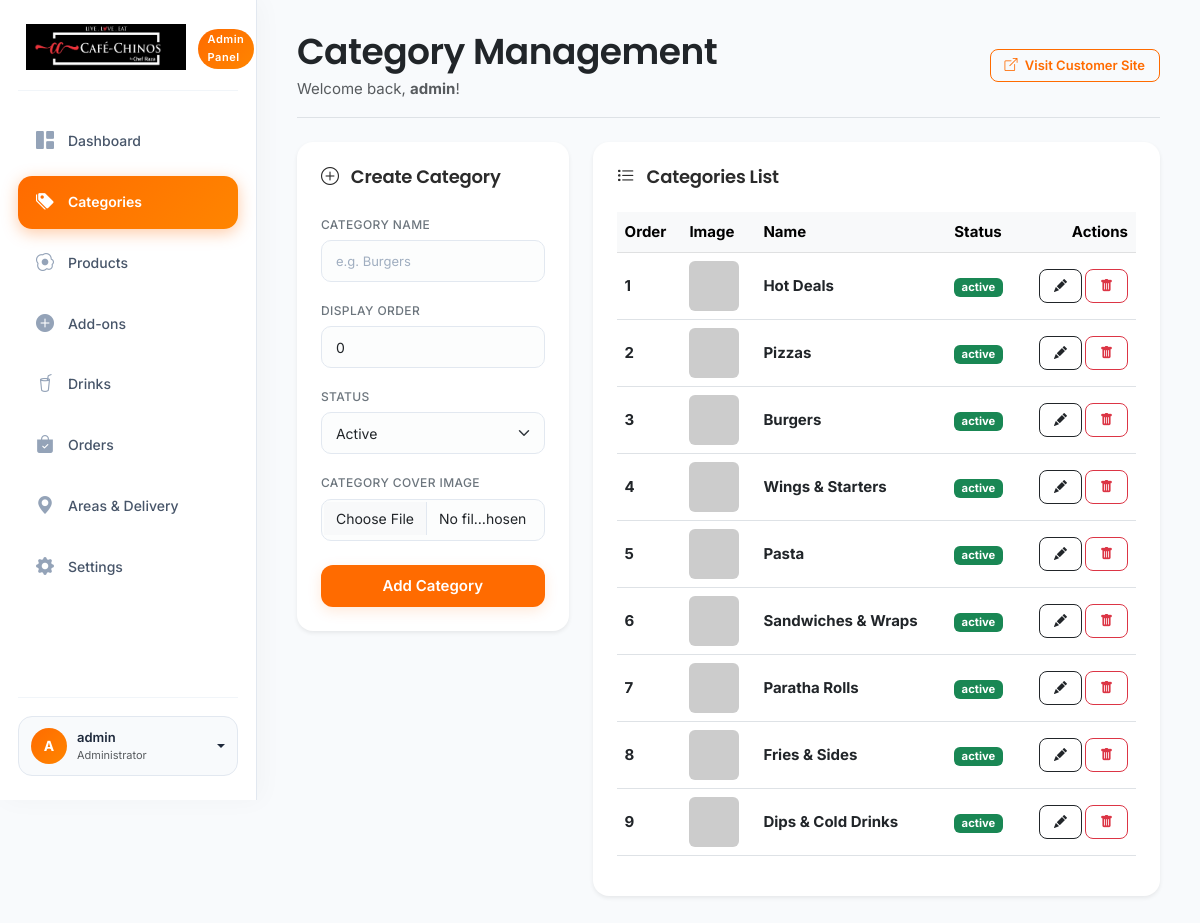
Before: /admin/categories.php (signed in) with the older database file.
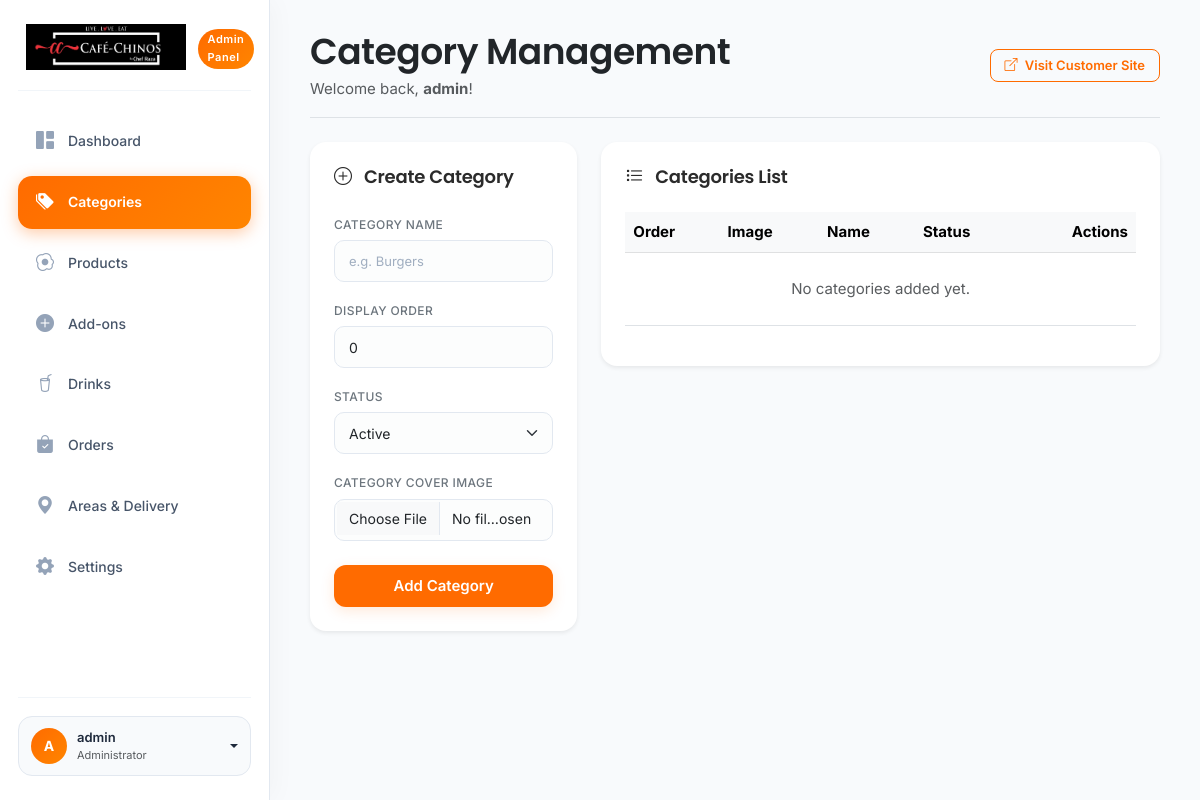
After: the same page with the newer database file.
### tables this page shows
CREATE TABLE `categories` (
  `id` int(11) NOT NULL AUTO_INCREMENT,
  `name` varchar(100) NOT NULL,
  `image` varchar(255) DEFAULT NULL,
  `display_order` int(11) DEFAULT 0,
  `status` enum('active','inactive') DEFAULT 'active',
  `created_at` timestamp NOT NULL DEFAULT current_timestamp(),
  PRIMARY KEY (`id`)
);

### includes/functions.php (called while the page is built, shortened)
<?php
function sanitize($data) {
    return htmlspecialchars(strip_tags(trim($data)));
}
?>

### admin/categories.php (the view, shortened to what the changed rows need)
<?php
require_once __DIR__ . '/includes/header.php';
$upload_dir = dirname(__DIR__) . '/assets/images/uploads/';
$all_cats = $pdo->query("SELECT * FROM categories ORDER BY display_order ASC")->fetchAll();
?>
<div class="row g-4">
    <div class="col-lg-8">
        <div class="card border-0 shadow-sm p-4 rounded-4 bg-white">
            <div class="table-responsive">
                <table class="table align-middle">
                    <thead class="table-light">
                        <tr>
                            <th scope="col">Order</th>
                            <th scope="col">Image</th>
                            <th scope="col">Name</th>
                            <th scope="col">Status</th>
                            <th scope="col" class="text-end">Actions</th>
                        </tr>
                    </thead>
                    <tbody>
                        <?php if (empty($all_cats)): ?>
                            <tr>
                                <td colspan="5" class="text-center text-muted py-4">No categories added yet.</td>
                            </tr>
                        <?php else: ?>
                            <?php foreach ($all_cats as $cat): ?>
                                <tr>
                                    <td><strong><?= $cat['display_order'] ?></strong></td>
                                    <td>
                                        <?php if (!empty($cat['image']) && file_exists($upload_dir . $cat['image'])): ?>
                                            <img src="../assets/images/uploads/<?= $cat['image'] ?>" class="rounded-2" style="width: 50px; height: 50px; object-fit: cover;">
                                        <?php else: ?>
                                            <img src="https://placehold.co/50x50/FFF8F0/FF6B00?text=Food" class="rounded-2" style="width: 50px; height: 50px; object-fit: cover;">
                                        <?php endif; ?>
                                    </td>
                                    <td><strong class="text-dark"><?= sanitize($cat['name']) ?></strong></td>
                                    <td>
                                        <a href="categories.php?action=toggle&id=<?= $cat['id'] ?>" class="badge text-decoration-none <?= $cat['status'] === 'active' ? 'bg-success' : 'bg-secondary' ?>">
                                            <?= $cat['status'] ?>
                                        </a>
                                    </td>
                                    <td class="text-end">
                                        <div class="btn-group">
                                            <a href="categories.php?action=edit&id=<?= $cat['id'] ?>" class="btn btn-sm btn-outline-dark me-1" title="Edit">
                                                <i class="bi bi-pencil-fill"></i>
                                            </a>
                                            <a href="#" class="btn btn-sm btn-outline-danger btn-delete-cat" data-id="<?= $cat['id'] ?>" title="Delete">
                                                <i class="bi bi-trash-fill"></i>
                                            </a>
                                        </div>
                                    </td>
                                </tr>
                            <?php endforeach; ?>
                        <?php endif; ?>
                    </tbody>
                </table>
            </div>
        </div>
    </div>
</div>
<?php require_once __DIR__ . '/includes/footer.php'; ?>

Changed rows visible on the page:
removed categories: display_order "1", name "Hot Deals", status "active"
removed categories: display_order "2", name "Pizzas", status "active"
removed categories: display_order "3", name "Burgers", status "active"
removed categories: display_order "4", name "Wings & Starters", status "active"
removed categories: display_order "5", name "Pasta", status "active"
removed categories: display_order "6", name "Sandwiches & Wraps", status "active"
removed categories: display_order "7", name "Paratha Rolls", status "active"
removed categories: display_order "8", name "Fries & Sides", status "active"
removed categories: display_order "9", name "Dips & Cold Drinks", status "active"
Other visible differences:
text now shown: "No categories added yet."
